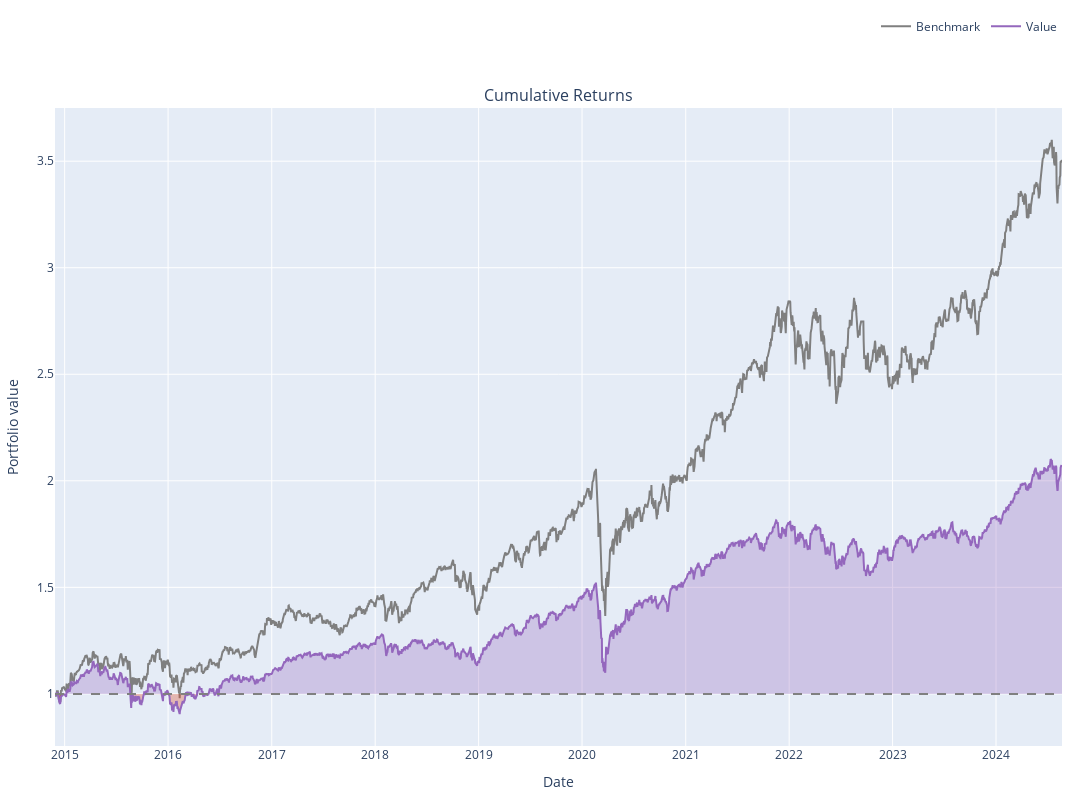

The notebook cell saved with this chart:
### Markdown cell above
### Portfolio Simulation

### Code cell
# Set the frequency to 252 days
vbt.settings.returns.year_freq = "252 days" 

cash = 100
cash_deposits = data.symbol_wrapper.fill(0.0)
month_start_mask = ~data.index.tz_convert(None).to_period("M").duplicated()
cash_deposits[month_start_mask] = cash
# Create the portfolio
pf = vbt.PF.from_orders(
    data.close, 
    init_cash=0, 
    cash_deposits=cash_deposits,
    bm_close=close['CSSPX.MI'],

)
# Plot the portfolio value
fig = pf.plot(group_by=True)
fig.update_layout(xaxis_title='Date', yaxis_title='Portfolio value')
fig.update_layout(title_x=0.5, height=800, width=1400)
pio.write_image(fig, 'output/portfolio_value.svg')
fig.show()

# Compute the Sharpe Ratios
print('Individual Sharpe Ratios:')
for etf, sr in pf.sharpe_ratio.items():
    print(f'\t{etf}: {sr:.3f}')  
print('\nSharpe Ratio:')
print(f'\tPortfolio: {pf.get_sharpe_ratio(group_by=True):.3f}') 
print(f'\tBenchmark: {pf.get_sharpe_ratio()["CSSPX.MI"]:.3f}')

# Recap of the portfolio results
print(f'\nInvesting {cash*6} EUR in the portfolio each month from 2014-11-27 to today, here are the results:')
print(f'\tMoney deposited: { pf.get_input_value(group_by=True)} EUR')
print(f'\tFinal value: {pf.get_final_value(group_by=True):.2f} EUR')
print(f'\tTotal return: {pf.get_total_return(group_by=True):.2%}')
print(f'\tMaximum drawdown: {pf.get_max_drawdown(group_by=True):.2%}')
print(f'\tAnnualized return: {pf.get_annualized_return(group_by=True):.2%}')
print(f'\tAnnualized volatility: {pf.get_annualized_volatility(group_by=True):.2%}')

### Figure 1 — Plotly figure (JSON) as saved in the notebook; plotly's stock layout.template omitted (floating-point values rounded to 4 significant figures; data arrays with more than 128 entries replaced by an {"elided": "..."} marker saying what was removed)
{"data": [{"legendgroup": "0", "line": {"color": "#7f7f7f"}, "mode": "lines", "name": "Benchmark", "showlegend": true, "type": "scatter", "uid": "c5857646-3a34-417c-a4bb-0cb8c17bc4a4", "x": {"elided": "2480 str values"}, "xaxis": "x", "y": {"elided": "2480 float values"}, "yaxis": "y"}, {"hoverinfo": "skip", "line": {"color": "rgba(0, 0, 0, 0)", "width": 0}, "mode": "lines", "opacity": 0, "showlegend": false, "type": "scatter", "uid": "b1f3b081-a20f-40d7-8b2a-af17717cd570", "x": {"elided": "2480 str values"}, "xaxis": "x", "y": {"elided": "2480 int values"}, "yaxis": "y"}, {"connectgaps": false, "fill": "tonexty", "fillcolor": "rgba(148,103,189,0.3000)", "hoverinfo": "skip", "line": {"color": "rgba(0, 0, 0, 0)", "width": 0}, "mode": "lines", "opacity": 0, "showlegend": false, "type": "scatter", "uid": "fd963017-e9a8-49bb-b2a3-c4c0181e21e8", "x": {"elided": "2480 str values"}, "xaxis": "x", "y": {"elided": "2480 float values"}, "yaxis": "y"}, {"hoverinfo": "skip", "line": {"color": "rgba(0, 0, 0, 0)", "width": 0}, "mode": "lines", "opacity": 0, "showlegend": false, "type": "scatter", "uid": "3819fbd4-9152-45a7-b1d4-0b868c40c763", "x": {"elided": "2480 str values"}, "xaxis": "x", "y": {"elided": "2480 int values"}, "yaxis": "y"}, {"connectgaps": false, "fill": "tonexty", "fillcolor": "rgba(220,57,18,0.3000)", "hoverinfo": "skip", "line": {"color": "rgba(0, 0, 0, 0)", "width": 0}, "mode": "lines", "opacity": 0, "showlegend": false, "type": "scatter", "uid": "badaa6a4-4719-46d2-b950-39c6ee5a63d0", "x": {"elided": "2480 str values"}, "xaxis": "x", "y": {"elided": "2480 float values"}, "yaxis": "y"}, {"legendgroup": "1", "line": {"color": "#9467bd"}, "mode": "lines", "name": "Value", "showlegend": true, "type": "scatter", "uid": "72bc0fd6-95b7-4e41-8c95-f5a81be4fd7f", "x": {"elided": "2480 str values"}, "xaxis": "x", "y": {"elided": "2480 float values"}, "yaxis": "y"}, {"hoverinfo": "skip", "line": {"color": "rgba(0, 0, 0, 0)", "width": 0}, "mode": "lines", "opacity": 0, "showlegend": false, "type": "scatter", "uid": "d5efdc05-8a25-468a-8079-bb762b94e18e", "x": {"elided": "2480 str values"}, "xaxis": "x", "y": {"elided": "2480 int values"}, "yaxis": "y"}], "layout": {"annotations": [{"font": {"size": 16}, "showarrow": false, "text": "Cumulative Returns", "x": 0.5, "xanchor": "center", "xref": "paper", "y": 1, "yanchor": "bottom", "yref": "paper"}], "height": 800, "legend": {"orientation": "h", "traceorder": "normal", "x": 1, "xanchor": "right", "y": 1.105, "yanchor": "bottom"}, "margin": {"b": 30, "l": 30, "r": 30, "t": 30}, "shapes": [{"line": {"color": "gray", "dash": "dash"}, "type": "line", "x0": 0, "x1": 1, "xref": "paper", "y0": 1, "y1": 1, "yref": "y"}], "showlegend": true, "title": {"x": 0.5}, "width": 1400, "xaxis": {"anchor": "y", "domain": [0, 1], "title": {"text": "Date"}}, "yaxis": {"anchor": "x", "domain": [0, 1], "title": {"text": "Portfolio value"}}}}
